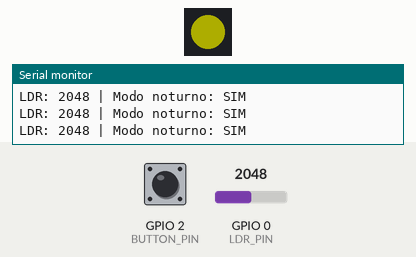
Recording of a sketch running on a simulated ESP32. Parts: 1 RGB LEDs in strip order, left to right, the last lines printed to the serial monitor. The test bench sets the inputs (shaded band); at power-on: GPIO 0 (LDR_PIN) = 2048, GPIO 2 (BUTTON_PIN) HIGH (analog values on the 0–4095 scale). Dim RGB values are drawn brighter than linear.

Above: at 1.6 s.
1.7 s: GPIO 0 (LDR_PIN) set to 1550
At 2.8 s:
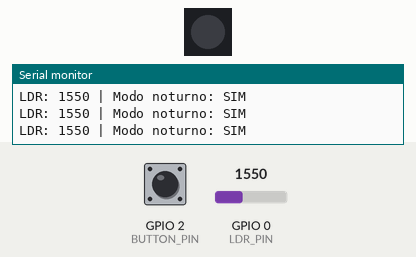
3.5 s: GPIO 0 (LDR_PIN) set to 1473
At 4.7 s:
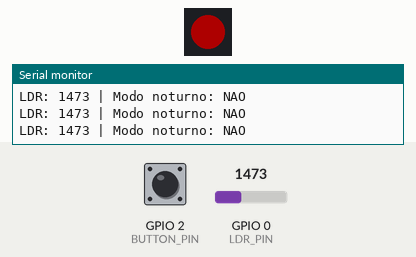
5.0 s: GPIO 2 (BUTTON_PIN) pulled LOW for 0.15 s
At 8.0 s:
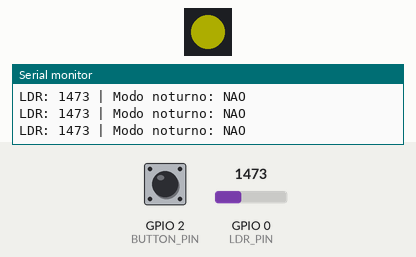
8.1 s: GPIO 2 (BUTTON_PIN) pulled LOW for 1 s
Timing chart, 0 to 13.1 s (numbered marks = the images above; inputs shaded):
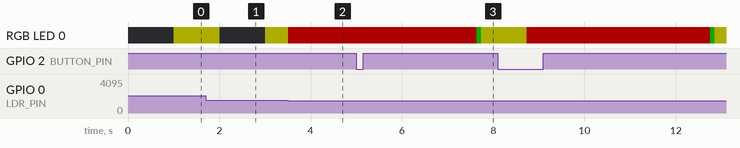

The sketch:

semaforo.ino
```cpp
/*
  Semáforo com NeoPixel built-in, LDR e botão de pedestre.
  Utilizamos IA Generativa para auxiliar no uso da biblioteca NeoPixel.
*/

#include <Adafruit_NeoPixel.h>

// =====================================================
// Pinos
// =====================================================
#define LED_PIN 8
#define NUMPIXELS 1

#define LDR_PIN 0
#define BUTTON_PIN 2

Adafruit_NeoPixel pixel(NUMPIXELS, LED_PIN, NEO_GRB + NEO_KHZ800);

// =====================================================
// Tempos do semáforo
// =====================================================
const unsigned long GREEN_TIME_MS = 3000;
const unsigned long YELLOW_TIME_MS = 1000;
const unsigned long RED_TIME_MS = 4000;

// Modo noturno: pisca amarelo a cada 1 segundo
const unsigned long NIGHT_BLINK_MS = 1000;

// Debounce do botão
const unsigned long DEBOUNCE_MS = 50;

// Limiar do LDR
int LOW_LIGHT_THRESHOLD = 1500;

// Montagem sugerida:
// 3.3V -> resistor 10k -> GPIO0/ADC -> LDR -> GND
// Nesse caso, baixa luminosidade tende a gerar ADC maior.
bool lowLightWhenAdcIsHigh = true;

// =====================================================
// Estados
// =====================================================
enum TrafficState {
  GREEN,
  YELLOW,
  RED
};

TrafficState currentState = RED;

unsigned long stateStartMs = 0;
unsigned long lastBlinkMs = 0;

bool nightMode = false;
bool previousNightMode = false;
bool yellowBlinkOn = false;

volatile bool buttonInterruptFlag = false;
volatile unsigned long lastInterruptMs = 0;

bool pedestrianRequest = false;

// =====================================================
// NeoPixel
// =====================================================
void setColor(uint8_t r, uint8_t g, uint8_t b) {
  pixel.setPixelColor(0, pixel.Color(r, g, b));
  pixel.show();
}

void ledGreen() {
  setColor(0, 255, 0);
}

void ledYellow() {
  setColor(255, 255, 0);
}

void ledRed() {
  setColor(255, 0, 0);
}

void ledOff() {
  setColor(0, 0, 0);
}

// =====================================================
// Interrupção com debounce
// =====================================================
void IRAM_ATTR handleButtonInterrupt() {
  unsigned long now = millis();

  if (now - lastInterruptMs > DEBOUNCE_MS) {
    buttonInterruptFlag = true;
    lastInterruptMs = now;
  }
}

// =====================================================
// Botão de pedestre
// =====================================================
void updateButton() {
  if (buttonInterruptFlag) {
    buttonInterruptFlag = false;

    if (digitalRead(BUTTON_PIN) == LOW) {
      pedestrianRequest = true;
      Serial.println("Solicitacao de travessia registrada.");
    }
  }
}

// =====================================================
// LDR e modo noturno
// =====================================================
void updateLdr() {
  int ldrRaw = analogRead(LDR_PIN);

  previousNightMode = nightMode;

  if (lowLightWhenAdcIsHigh) {
    nightMode = ldrRaw >= LOW_LIGHT_THRESHOLD;
  } else {
    nightMode = ldrRaw <= LOW_LIGHT_THRESHOLD;
  }

  // Ao sair do modo noturno, volta sempre para vermelho por segurança
  if (previousNightMode == true && nightMode == false) {
    currentState = RED;
    stateStartMs = millis();
    pedestrianRequest = false;

    Serial.println("Saida do modo noturno: voltando para vermelho por seguranca.");
  }

  Serial.print("LDR: ");
  Serial.print(ldrRaw);
  Serial.print(" | Modo noturno: ");
  Serial.println(nightMode ? "SIM" : "NAO");
}

// =====================================================
// Modo noturno
// =====================================================
void updateNightMode() {
  unsigned long now = millis();

  if (now - lastBlinkMs >= NIGHT_BLINK_MS) {
    lastBlinkMs = now;
    yellowBlinkOn = !yellowBlinkOn;

    if (yellowBlinkOn) {
      ledYellow();
    } else {
      ledOff();
    }
  }
}

// =====================================================
// Semáforo normal
// =====================================================
void updateTrafficLight() {
  unsigned long now = millis();
  unsigned long elapsed = now - stateStartMs;

  switch (currentState) {
    case GREEN:
      ledGreen();

      if (pedestrianRequest || elapsed >= GREEN_TIME_MS) {
        pedestrianRequest = false;
        currentState = YELLOW;
        stateStartMs = now;
      }
      break;

    case YELLOW:
      ledYellow();

      if (elapsed >= YELLOW_TIME_MS) {
        currentState = RED;
        stateStartMs = now;
      }
      break;

    case RED:
      ledRed();

      if (elapsed >= RED_TIME_MS) {
        currentState = GREEN;
        stateStartMs = now;
      }
      break;
  }
}

// =====================================================
// Setup
// =====================================================
void setup() {
  Serial.begin(115200);

  pixel.begin();
  pixel.setBrightness(50);
  ledOff();

  pinMode(LDR_PIN, INPUT);

  pinMode(BUTTON_PIN, INPUT_PULLUP);
  attachInterrupt(digitalPinToInterrupt(BUTTON_PIN), handleButtonInterrupt, FALLING);

  analogReadResolution(12);
  analogSetPinAttenuation(LDR_PIN, ADC_11db);

  currentState = RED;
  stateStartMs = millis();

  Serial.println("Semaforo iniciado em vermelho.");
}

// =====================================================
// Loop
// =====================================================
void loop() {
  updateButton();
  updateLdr();

  if (nightMode) {
    updateNightMode();
  } else {
    updateTrafficLight();
  }

  delay(100);
}
```

Measured:
- the behaviour switches between 1500 and 1499 on GPIO 0 (LDR_PIN) (found by bisection; images 1 and 2)
